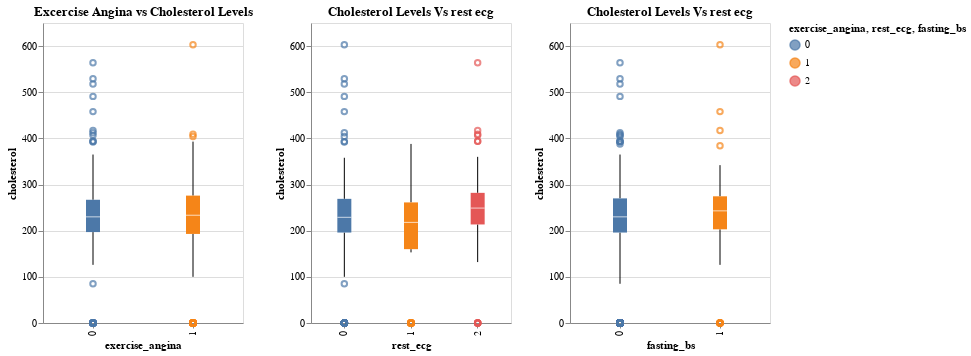

Write notebook code for a chart like this one.
### Markdown cell above
The graph above shows that diagnosis 4 is underrepresented. This is a form of sampling bias and it might affect the performance of our model.

### Code cell
cholesterol_vs_angina = Chart(heart).mark_boxplot().encode(
    Y("cholesterol:Q"), X("exercise_angina:O"),
    color="exercise_angina").properties(
        title="Excercise Angina vs Cholesterol Levels", width=200, height=300)

cholesterol_vs_rest = Chart(heart).mark_boxplot().encode(
    Y("cholesterol:Q"), X("rest_ecg:O"),
    color="rest_ecg").properties(title="Cholesterol Levels Vs rest ecg",
                                 width=200,
                                 height=300)

cholesterol_vs_fasting = Chart(heart).mark_boxplot().encode(
    Y("cholesterol:Q"), X("fasting_bs:O"),
    color="fasting_bs").properties(title="Cholesterol Levels Vs rest ecg",
                                 width=200,
                                 height=300)

cholesterol_vs_angina | cholesterol_vs_rest|cholesterol_vs_fasting

### Figure 1 — Vega-Lite specification as saved in the notebook (floating-point values rounded to 4 significant figures; data arrays with more than 128 entries replaced by an {"elided": "..."} marker saying what was removed)
{"config": {"view": {"continuousWidth": 400, "continuousHeight": 300}}, "hconcat": [{"mark": "boxplot", "encoding": {"color": {"field": "exercise_angina", "type": "nominal"}, "x": {"field": "exercise_angina", "type": "ordinal"}, "y": {"field": "cholesterol", "type": "quantitative"}}, "height": 300, "title": "Excercise Angina vs Cholesterol Levels", "width": 200}, {"mark": "boxplot", "encoding": {"color": {"field": "rest_ecg", "type": "nominal"}, "x": {"field": "rest_ecg", "type": "ordinal"}, "y": {"field": "cholesterol", "type": "quantitative"}}, "height": 300, "title": "Cholesterol Levels Vs rest ecg", "width": 200}, {"mark": "boxplot", "encoding": {"color": {"field": "fasting_bs", "type": "nominal"}, "x": {"field": "fasting_bs", "type": "ordinal"}, "y": {"field": "cholesterol", "type": "quantitative"}}, "height": 300, "title": "Cholesterol Levels Vs rest ecg", "width": 200}], "data": {"name": "data-9c5c541ff0505177026c42e372cebf79"}, "$schema": "https://vega.github.io/schema/vega-lite/v4.17.0.json", "datasets": {"data-9c5c541ff0505177026c42e372cebf79": {"elided": "741 records"}}}
